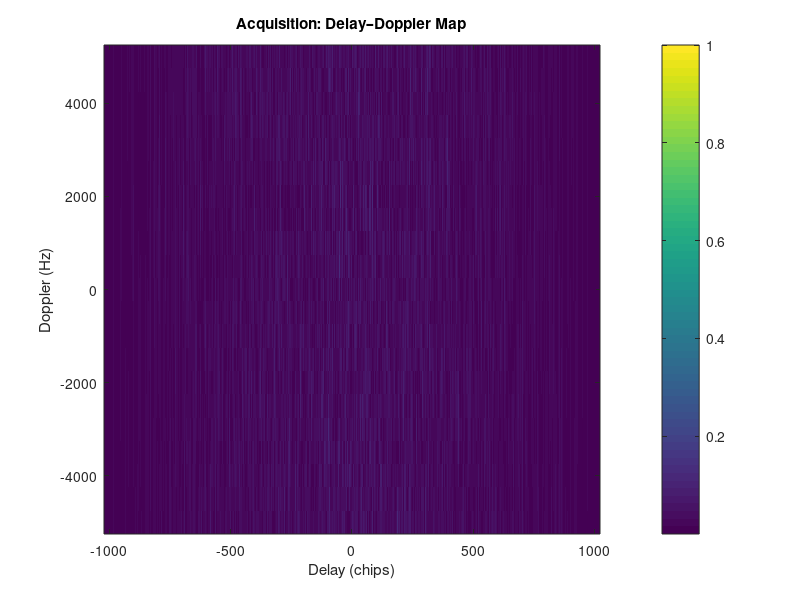
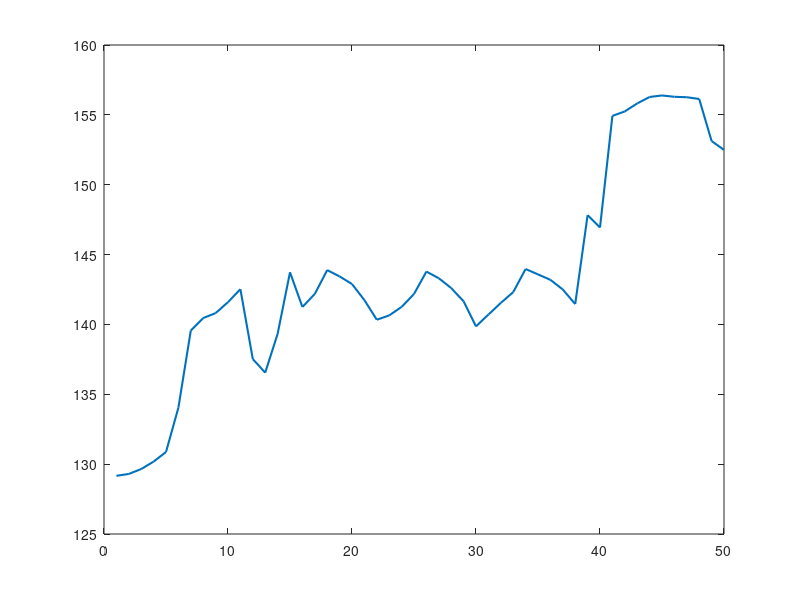

Write MATLAB code to recreate these figures, in order. (Note: this script raises an error after producing the figures.)
clc; clear; close all;

%% ================================
% 1. PARÁMETROS
% ================================
N = 1023;
fs = 1.023e6;
t = (0:N-1)/fs;

true_delay = 120;
true_fd = 1800;

num_iter = 50;

%% ================================
% 2. GENERAR PRN GOLD
% ================================
G1 = ones(1,10);
G2 = ones(1,10);

gold = zeros(1,N);

tap1 = 2; tap2 = 6;

for i = 1:N
    g1_out = G1(end);
    g2_out = xor(G2(tap1), G2(tap2));
    
    gold(i) = xor(g1_out, g2_out);
    
    fb1 = xor(G1(3), G1(10));
    fb2 = xor(xor(G2(2), G2(3)), ...
          xor(G2(6), xor(G2(8), xor(G2(9), G2(10)))));
    
    G1 = [fb1 G1(1:9)];
    G2 = [fb2 G2(1:9)];
end

gold = 1 - 2*gold;

%% ================================
% 3. SEÑAL RECIBIDA (I/Q)
% ================================
rx = circshift(gold, true_delay) ...
     .* exp(1j*2*pi*true_fd*t);

rx = rx + 0.5*(randn(1,N) + 1j*randn(1,N));

%% ================================
% 4. ACQUISITION (Delay-Doppler)
% ================================
doppler_bins = -5000:500:5000;
lags = -N+1:N-1;

corr_map = zeros(length(doppler_bins), length(lags));

for d = 1:length(doppler_bins)
    
    fd_test = doppler_bins(d);
    
    carrier = exp(-1j*2*pi*fd_test*t);
    rx_mixed = rx .* carrier;
    
    [corr, ~] = xcorr(rx_mixed, gold);
    
    corr_map(d,:) = abs(corr);
end

corr_map = corr_map / max(corr_map(:));

[~, idx] = max(corr_map(:));
[d_idx, tau_idx] = ind2sub(size(corr_map), idx);

chip_delay = lags(tau_idx);
freq = doppler_bins(d_idx);

fprintf('ACQUISITION → delay=%d doppler=%d\n', chip_delay, freq);

%% ================================
% 5. DLL + PLL INIT
% ================================
pll_phase = 0;

delay_hist = zeros(1,num_iter);
freq_hist  = zeros(1,num_iter);

%% ================================
% 6. TRACKING LOOP (DLL + PLL)
% ================================
for k = 1:num_iter
    
    % ----- Code phase -----
    code_phase = mod((0:N-1) - chip_delay, N);
    local_code = interp1(0:N-1, gold, code_phase, 'linear', 'extrap');
    
    % ----- Carrier -----
    carrier = exp(-1j*(2*pi*freq*t + pll_phase));
    
    % ----- Correlation -----
    signal = rx .* carrier;
    
    prompt = sum(signal .* local_code);
    
    early = circshift(local_code, -1);
    late  = circshift(local_code, +1);
    
    E = sum(real(signal .* early));
    P = sum(real(signal .* local_code));
    L = sum(real(signal .* late));
    
    % ----- DLL -----
    dll_err = (E - L) / (E + L + 1e-6);
    chip_delay = chip_delay + 0.5 * dll_err;
    
    % ----- PLL -----
    pll_err = atan2(imag(prompt), real(prompt));
    pll_phase = pll_phase + 0.1 * pll_err;
    freq = freq + 5 * pll_err;
    
    % ----- logs -----
    delay_hist(k) = chip_delay;
    freq_hist(k)  = freq;
    
    fprintf('Iter %d → delay=%.2f freq=%.2f\n', k, chip_delay, freq);
end

%% ================================
% 7. RESULTADOS
% ================================
fprintf('\nFINAL ESTIMATE:\n');
fprintf('Delay: %.2f (real %d)\n', chip_delay, true_delay);
fprintf('Doppler: %.2f (real %d)\n', freq, true_fd);

%% ================================
% 8. PLOTS
% ================================

% --- Acquisition map ---
figure;
imagesc(lags, doppler_bins, corr_map);
axis xy;
xlabel('Delay (chips)');
ylabel('Doppler (Hz)');
title('Acquisition: Delay–Doppler Map');
colorbar;

% --- DLL tracking ---
figure;
plot(delay_hist,'LineWidth',1.5);
hold on;
yline(true_delay,'r--');
grid on;
xlabel('Iteration');
ylabel('Delay (chips)');
title('DLL Tracking');
legend('Estimated','True');

% --- PLL tracking ---
figure;
plot(freq_hist,'LineWidth',1.5);
hold on;
yline(true_fd,'r--');
grid on;
xlabel('Iteration');
ylabel('Doppler (Hz)');
title('PLL Tracking');
legend('Estimated','True');

% --- Error plots ---
figure;

subplot(2,1,1);
plot(delay_hist - true_delay);
grid on;
title('DLL Error');
xlabel('Iteration');
ylabel('Error (chips)');

subplot(2,1,2);
plot(freq_hist - true_fd);
grid on;
title('PLL Error');
xlabel('Iteration');
ylabel('Error (Hz)');
